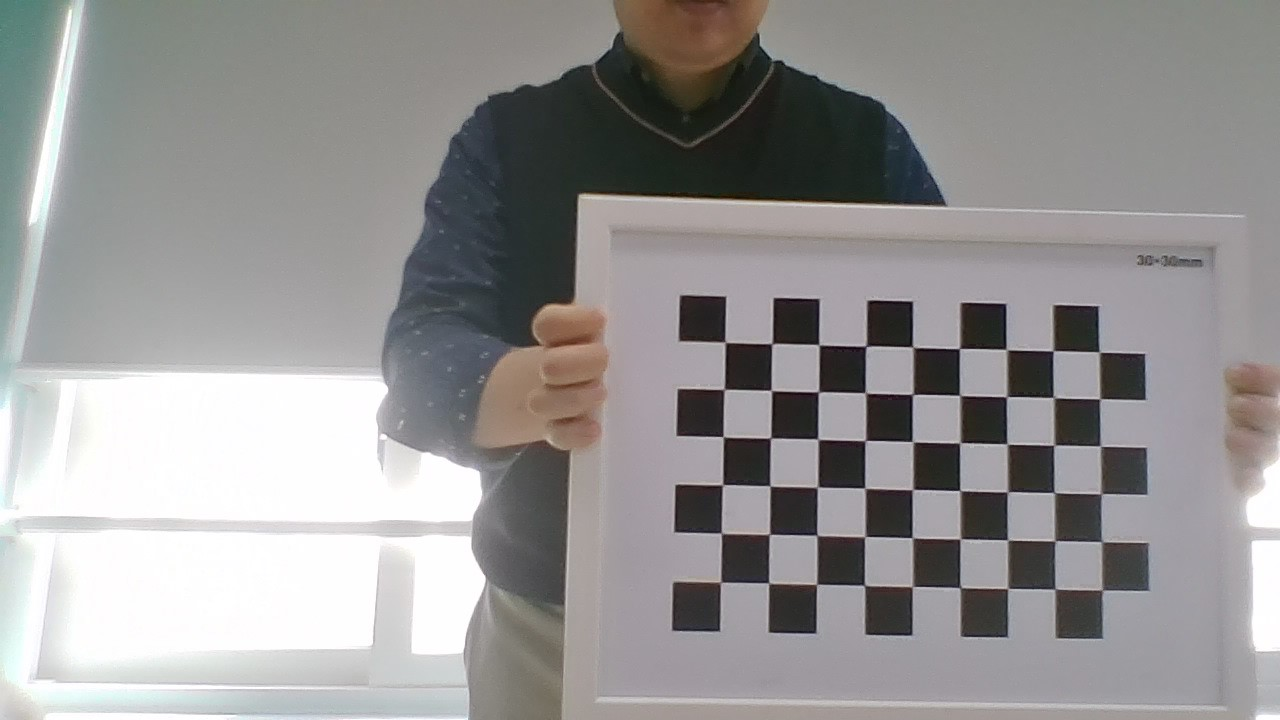
#> input picture opencv/calib_imgs/WIN_20240313_10_06_20_Pro.jpg, 1280 x 720 px; its folder holds only this picture in this run
$ python camera.py
#> lines starting #> are read from the running program, lines starting #| are printed output that depends on the picture; after the words box and inside, x2 and y2 are one past the last pixel; in counts of white or black regions, pixels touching at a corner belong together
import numpy as np
import cv2 as cv
import glob

nCols = 9
nRows = 6

# termination criteria
criteria = (cv.TERM_CRITERIA_EPS + cv.TERM_CRITERIA_MAX_ITER, 30, 0.001)

# prepare object points, like (0,0,0), (1,0,0), (2,0,0), ...., (6,5,0)
objp = np.zeros((nCols*nRows, 3), np.float32)
objp[:,:2] = np.mgrid[0:nCols, 0:nRows].T.reshape(-1,2)

# Arrays to store object points and image points from all the images.
objpoints = [] # 3d point inreal world space
imgpoints = [] # 2d points in image plane.
images = glob.glob('calib_imgs/*.jpg')

for frame in images:
    img = cv.imread(frame)
#> img is the input picture: shape (720, 1280, 3); mean B, G, R 148.1, 148.4, 149.9
    gray = cv.cvtColor(img, cv.COLOR_BGR2GRAY)
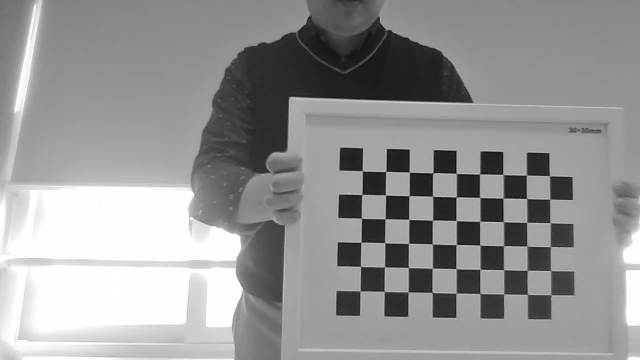
#> gray: shape (720, 1280) (shown at 1/2 size); min 5, max 255, mean 148.8
    # Find the chess board corners
    ret, corners = cv.findChessboardCorners(gray, (nCols, nRows), None)
#> ret = True; corners = 54 rows, first 8: [726.1, 341.6], [772.5, 344.5], [818.4, 345.5], [866.2, 346.4], [913, 346.8], [958.9, 348], [1006, 349.6], [1052.8, 350.8]
    # If found add object points, image points (after refining them)
    if ret == True:
        objpoints.append(objp)
        corners2 = cv.cornerSubPix(gray, corners, (11, 11), (-1, -1), criteria)
#> corners2 = 54 rows, first 8: [725.1, 342.3], [772, 343.6], [818.9, 344.8], [866, 346.3], [912.6, 347.2], [959.5, 348.6], [1006.4, 349.5], [1053.1, 350.8]
        imgpoints.append(corners2)
        # Draw and display the corners
        cv.drawChessboardCorners(img, (nCols, nRows), corners2, ret)
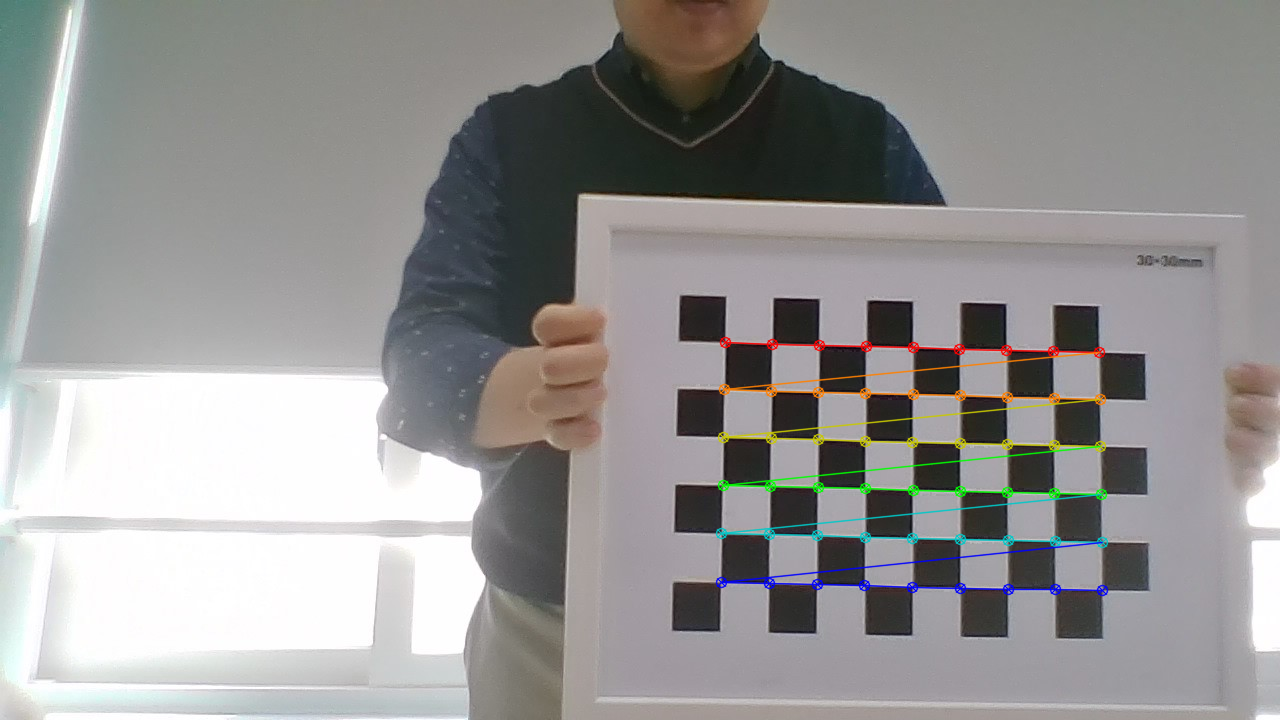
#> img: shape (720, 1280, 3); 1.8% of pixels changed, all inside (x1, y1, x2, y2) = (715, 336, 1109, 597)
        cv.imshow('img', img)
        cv.waitKey(500)
cv.destroyAllWindows()

# Calibration #
ret, mtx, dist, rvecs, tvecs = cv.calibrateCamera(objpoints, imgpoints, gray.shape[::-1], None, None)
#> ret = 0.15; mtx = [[511, 0, 658], [0, 509.8, 340.9], [0, 0, 1]]; dist = [[0.0234, -0.0259, -0.00133, -2.34e-05, 0.00768]]; rvecs = ([-0.0487, -0.0123, 0.0266],); tvecs = ([1.43, 0.0326, 10.89],)

# Undistortion #
img = cv.imread(images[0])
h, w = img.shape[:2]
newcameramtx, roi = cv.getOptimalNewCameraMatrix(mtx, dist, (w,h), 1, (w,h))
#> newcameramtx = [[511.9, 0, 657.7], [0, 511.2, 339.2], [0, 0, 1]]; roi = (4, 1, 1273, 716)

# cv.undistort
dst = cv.undistort(img, mtx, dist, None, newcameramtx)
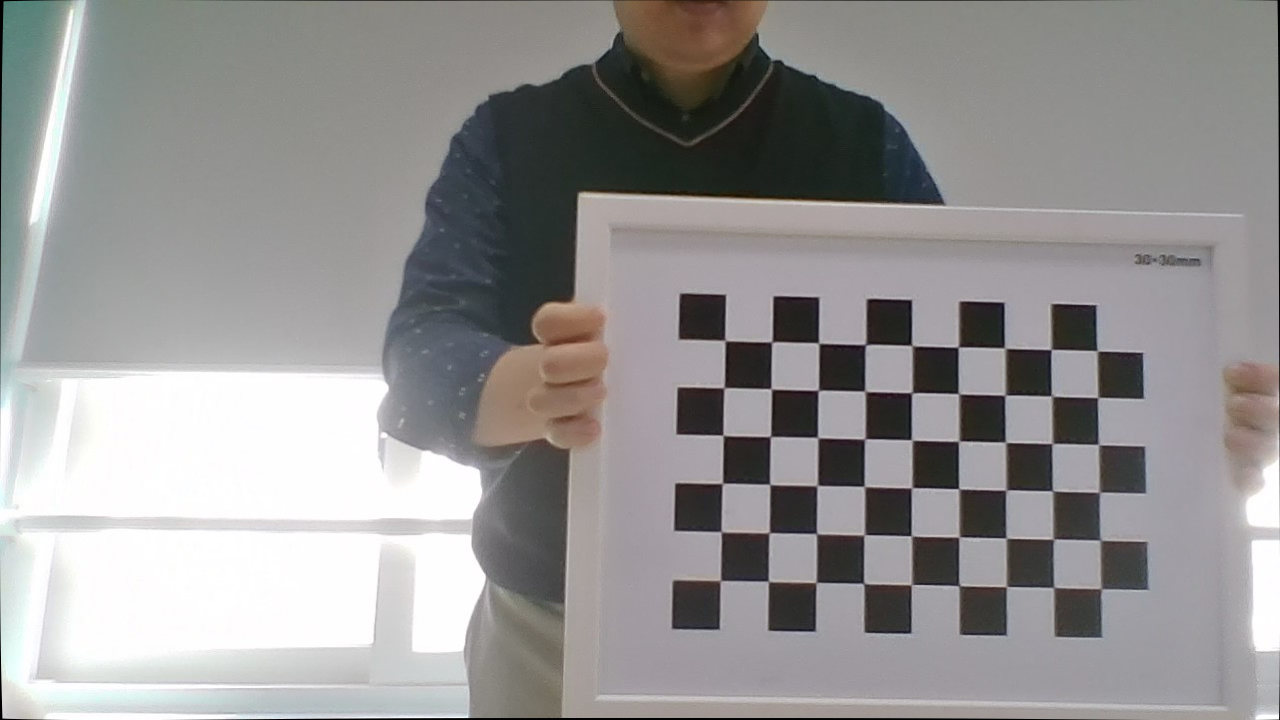
#> dst: shape (720, 1280, 3); mean B, G, R 147.8, 148.1, 149.6

# crop the image
x, y, w, h = roi
#> x = 4; y = 1; w = 1273; h = 716
dst = dst[y:y+h, x:x+w]
#> dst: shape (716, 1273, 3)
cv.imwrite('calibresult.png', dst)

$ run again, on opencv/calib_imgs/WIN_20240313_10_06_33_Pro.jpg
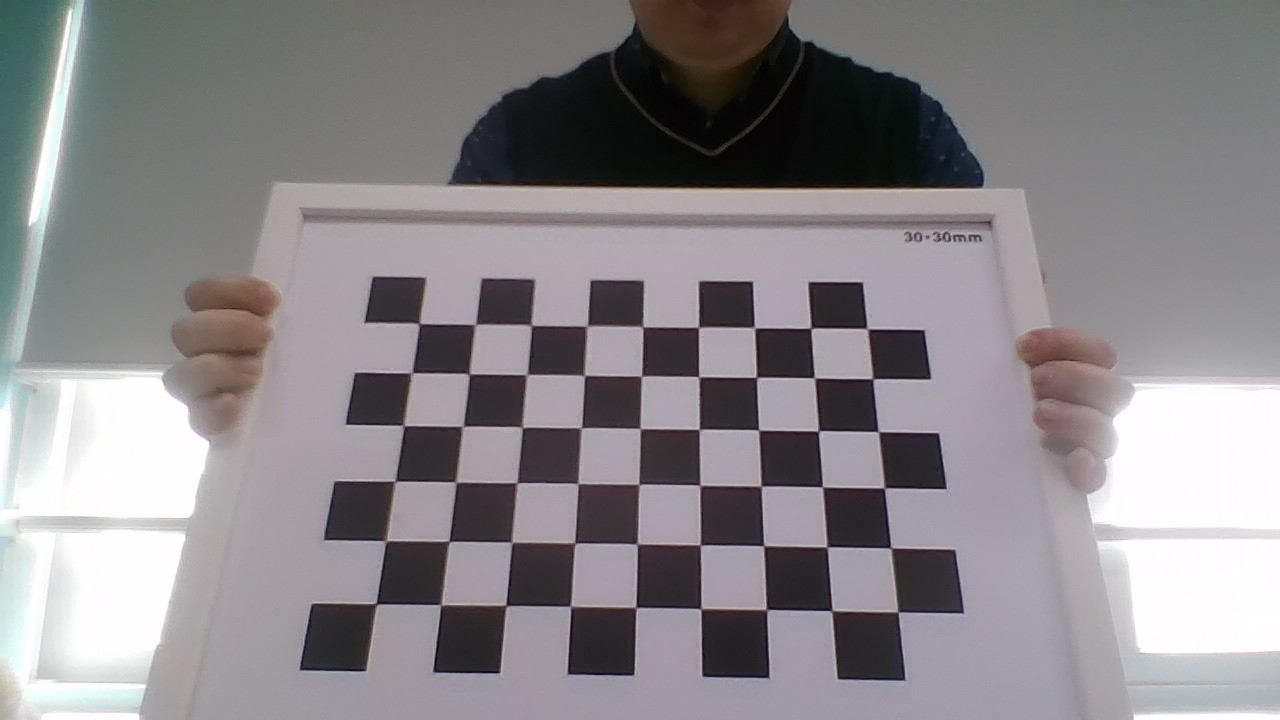
#> input picture opencv/calib_imgs/WIN_20240313_10_06_33_Pro.jpg, 1280 x 720 px
#> img is the input picture: shape (720, 1280, 3); mean B, G, R 137.8, 134.6, 138.1
#> `ret, corners = cv.findChessboardCorners(gray, (nCols, nRows), None)`: ret = True; corners = 54 rows, first 8: [420.2, 322.5], [476.1, 326], [532, 324.4], [587.7, 326.9], [643.6, 326.6], [697.8, 326.7], [755.2, 327.4], [810.2, 327.5]
#> corners2 = 54 rows, first 8: [419.4, 323.6], [475.3, 324.5], [531.3, 325.3], [587, 326.1], [642.7, 326.6], [698.5, 327.4], [754.4, 327.7], [811, 328.2]
#> `cv.drawChessboardCorners(img, (nCols, nRows), corners2, ret)`:
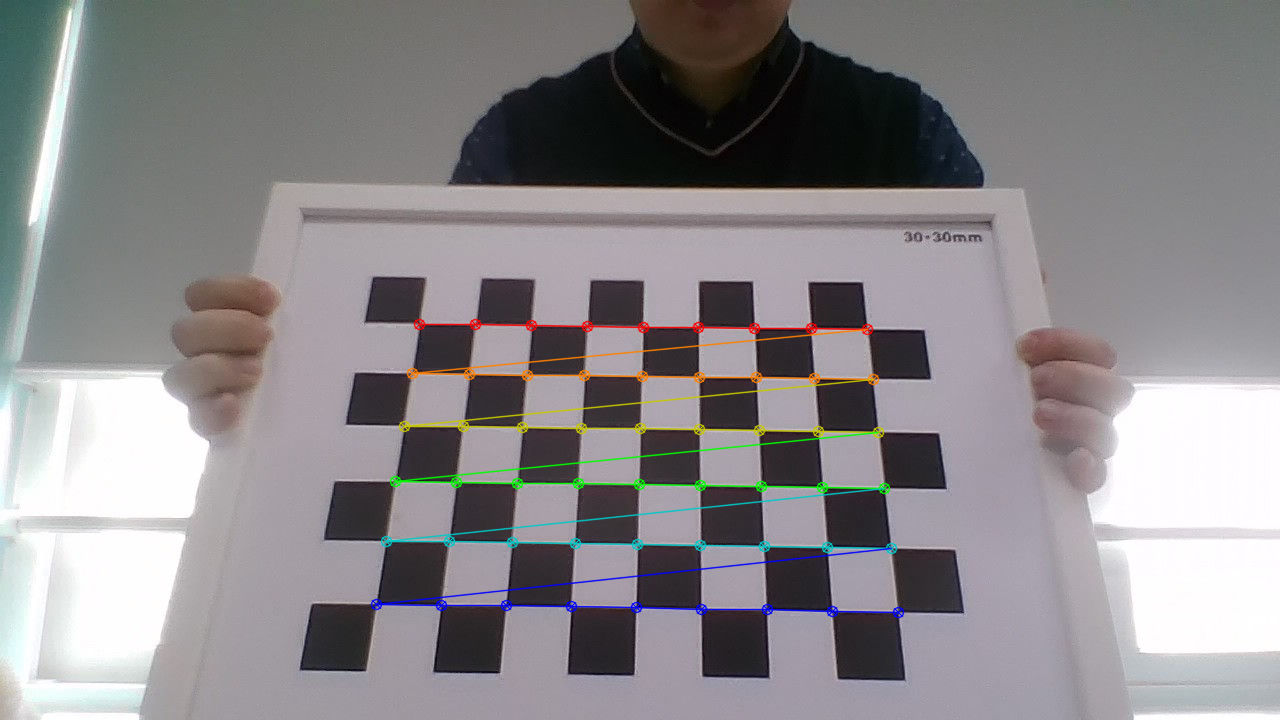
#> img: shape (720, 1280, 3); 2.19% of pixels changed, all inside (x1, y1, x2, y2) = (370, 318, 905, 619)
#> `ret, mtx, dist, rvecs, tvecs = cv.calibrateCamera(objpoints, imgpoints..`: ret = 0.163; mtx = [[1452.1, 0, 635.4], [0, 1919.7, 374.2], [0, 0, 1]]; dist = [[0.585, -18.44, -0.00534, -0.00141, 207.3]]; rvecs = ([-0.834, 0.0193, 0.0189],); tvecs = ([-3.87, -0.683, 26.2],)
#> newcameramtx = [[2297.8, 0, 640.1], [0, 1933.1, 373.1], [0, 0, 1]]; roi = (253, 235, 763, 274)
#> `x, y, w, h = roi`: x = 253; y = 235; w = 763; h = 274
#> `dst = dst[y:y+h, x:x+w]`:
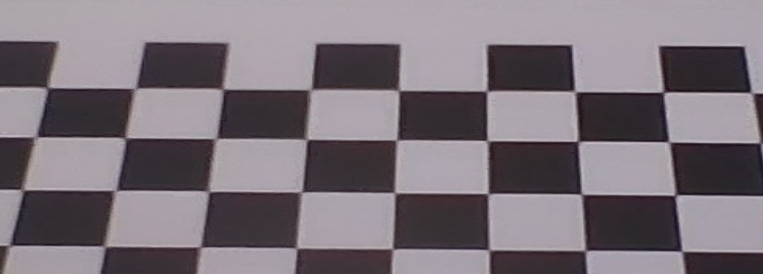
#> dst: shape (274, 763, 3); mean B, G, R 122.2, 114.9, 123.5

$ run again, on opencv/calib_imgs/WIN_20240313_10_06_25_Pro.jpg
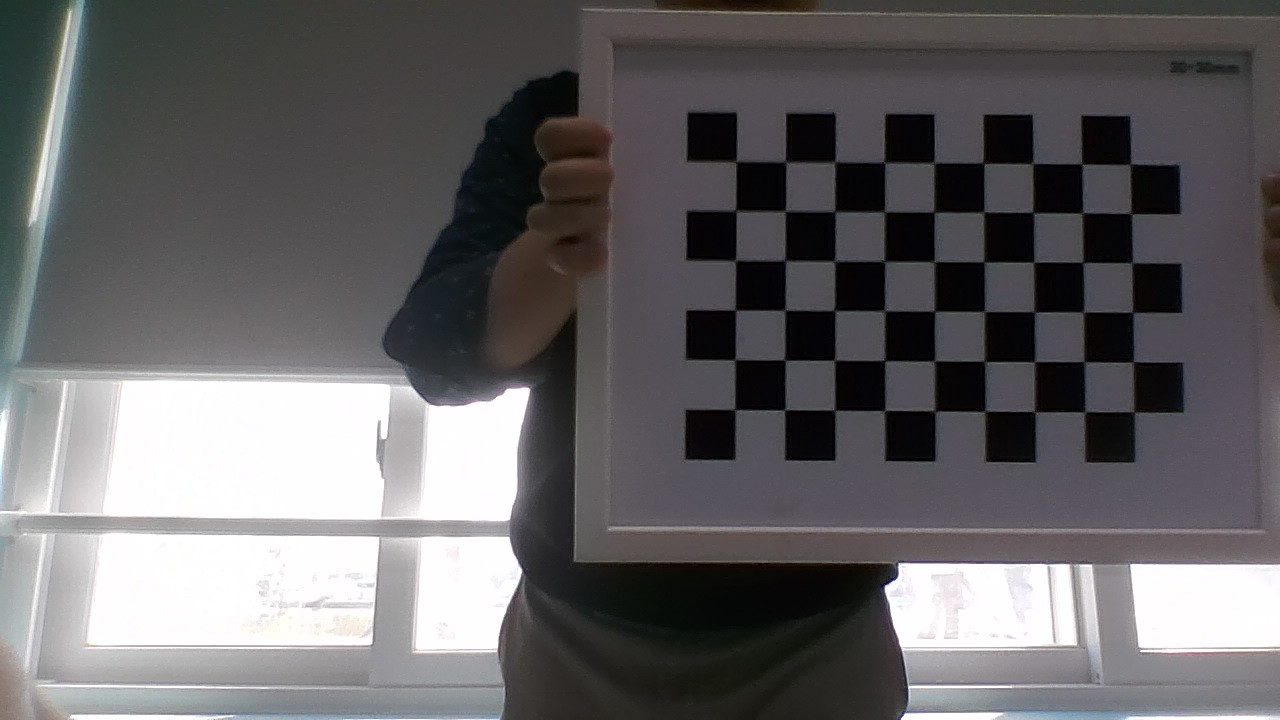
#> input picture opencv/calib_imgs/WIN_20240313_10_06_25_Pro.jpg, 1280 x 720 px
#> img is the input picture: shape (720, 1280, 3); mean B, G, R 102.2, 100.5, 102.2
#> `ret, corners = cv.findChessboardCorners(gray, (nCols, nRows), None)`: ret = True; corners = 54 rows, first 8: [736, 161.5], [784.7, 159.8], [833.8, 164.1], [883.7, 162.2], [933, 164.4], [984.4, 164.5], [1033.5, 162.2], [1082.2, 164.3]
#> corners2 = 54 rows, first 8: [736, 161.6], [785.6, 161.8], [834.8, 162.1], [884.5, 162.5], [933.9, 162.9], [983.5, 163.1], [1032.6, 163.6], [1082, 164.1]
#> `cv.drawChessboardCorners(img, (nCols, nRows), corners2, ret)`:
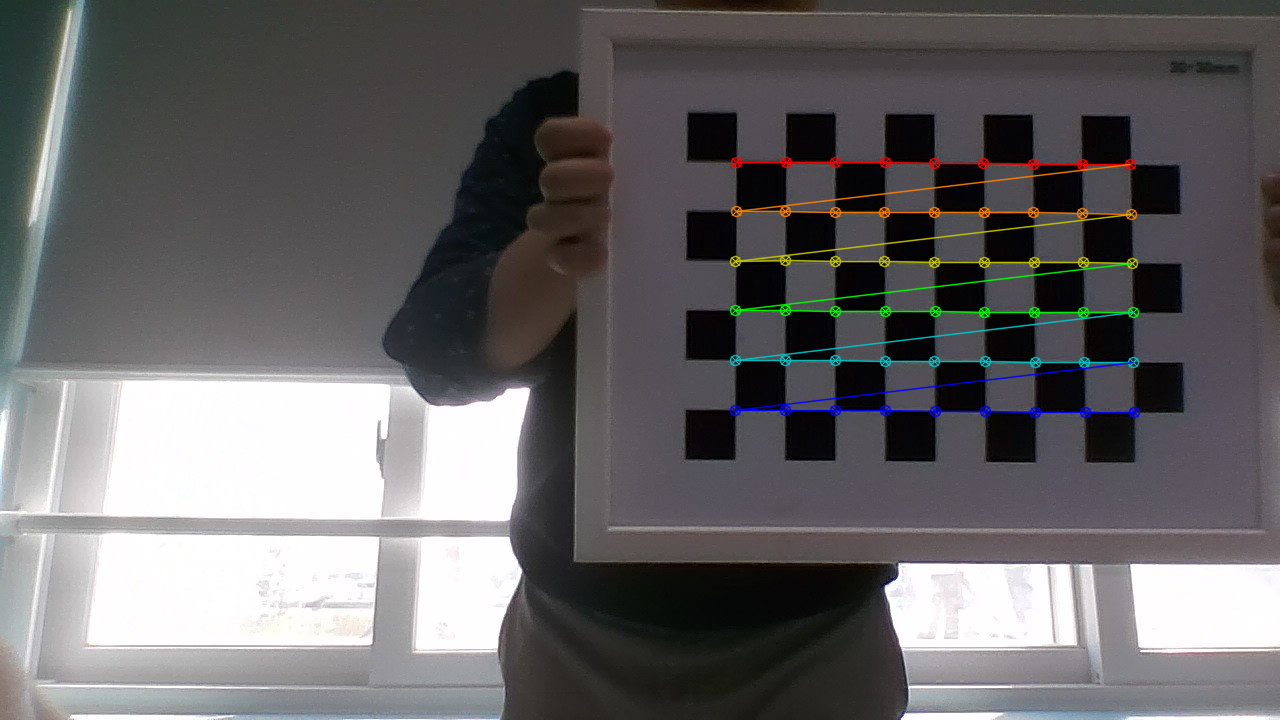
#> img: shape (720, 1280, 3); 1.88% of pixels changed, all inside (x1, y1, x2, y2) = (729, 156, 1141, 419)
#> `ret, mtx, dist, rvecs, tvecs = cv.calibrateCamera(objpoints, imgpoints..`: ret = 0.171; mtx = [[2417.1, 0, 692.3], [0, 2435.7, 349.8], [0, 0, 1]]; dist = [[0.627, -18.9, -0.0111, -0.00348, 149.3]]; rvecs = ([-0.126, -0.0177, 0.00711],); tvecs = ([0.884, -3.77, 49.07],)
#> newcameramtx = [[2425.8, 0, 688.7], [0, 2437.6, 347.1], [0, 0, 1]]; roi = (11, 8, 1263, 703)
#> `x, y, w, h = roi`: x = 11; y = 8; w = 1263; h = 703
#> `dst = dst[y:y+h, x:x+w]`:
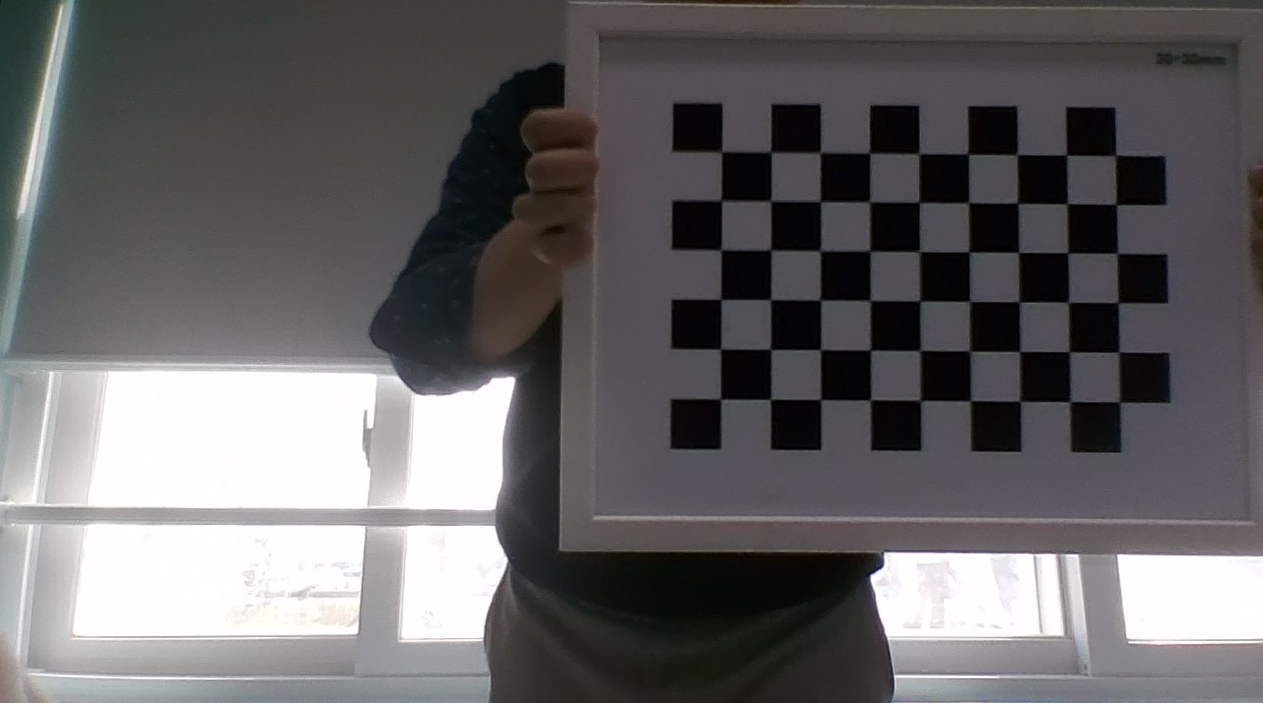
#> dst: shape (703, 1263, 3); mean B, G, R 102.1, 100.3, 102.2
